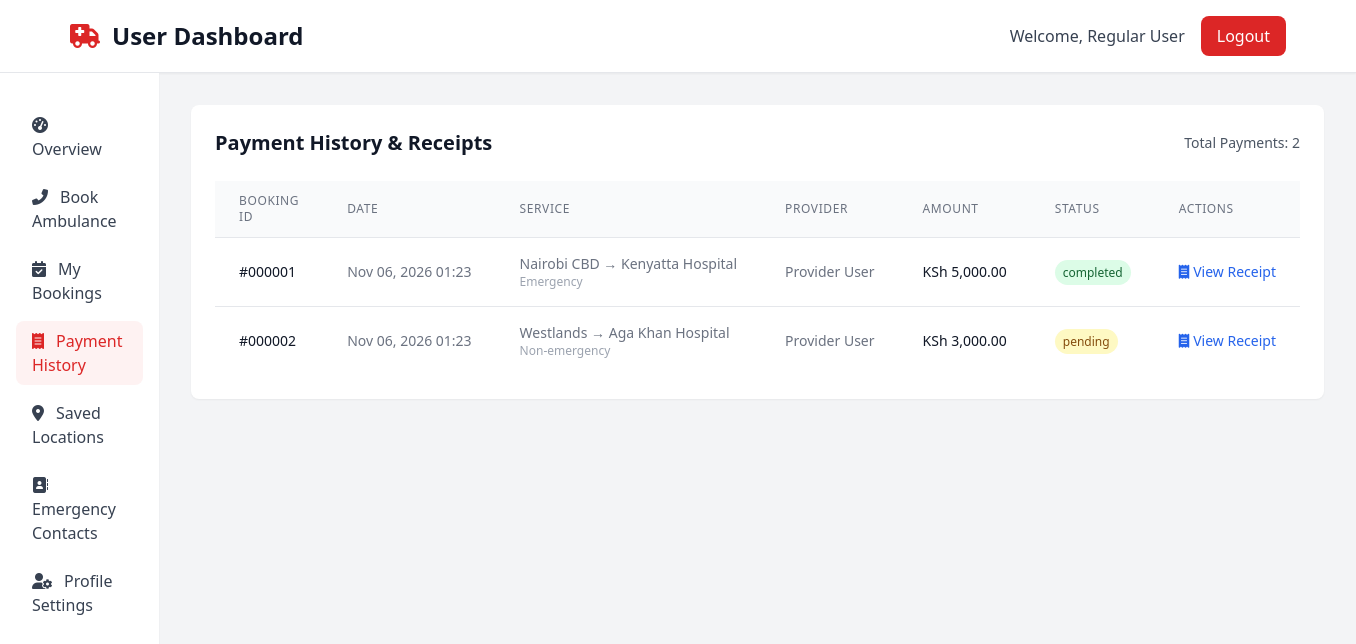
Page /user/payment-history.php (signed in) on the committed database.
### tables this page shows
CREATE TABLE IF NOT EXISTS bookings (
    id INT AUTO_INCREMENT PRIMARY KEY,
    user_id INT NOT NULL,
    ambulance_id INT,
    pickup_location VARCHAR(255) NOT NULL,
    destination VARCHAR(255) NOT NULL,
    booking_type ENUM('emergency', 'non-emergency') NOT NULL,
    status ENUM('pending', 'accepted', 'in_progress', 'completed', 'cancelled') DEFAULT 'pending',
    amount DECIMAL(10,2) DEFAULT 0.00,
    created_at TIMESTAMP DEFAULT CURRENT_TIMESTAMP,
    FOREIGN KEY (user_id) REFERENCES users(id) ON DELETE CASCADE,
    FOREIGN KEY (ambulance_id) REFERENCES ambulances(id) ON DELETE SET NULL
);

CREATE TABLE IF NOT EXISTS users (
    id INT AUTO_INCREMENT PRIMARY KEY,
    fullname VARCHAR(100) NOT NULL,
    email VARCHAR(100) NOT NULL UNIQUE,
    phone VARCHAR(20) NOT NULL,
    account_type ENUM('user', 'provider', 'admin') NOT NULL,
    password VARCHAR(255) NOT NULL,
    otp VARCHAR(6) DEFAULT NULL,
    otp_timestamp TIMESTAMP NULL,
    is_active BOOLEAN DEFAULT TRUE,
    email_verified BOOLEAN DEFAULT FALSE,
    is_approved BOOLEAN DEFAULT TRUE,
    rejection_reason TEXT NULL,
    created_at TIMESTAMP DEFAULT CURRENT_TIMESTAMP,
    updated_at TIMESTAMP DEFAULT CURRENT_TIMESTAMP ON UPDATE CURRENT_TIMESTAMP
);

### user/payment-history.php (the view, shortened to what this page needs)
<?php
include '../config.php';
$user_id = $_SESSION['user_id'];
$sql = "SELECT b.*, a.vehicle_number, p.fullname as provider_name FROM bookings b
        LEFT JOIN ambulances a ON b.ambulance_id = a.id
        LEFT JOIN users p ON a.provider_id = p.id
        WHERE b.user_id = ? AND b.amount > 0
        ORDER BY b.created_at DESC";
$stmt = $conn->prepare($sql);
$stmt->bind_param("i", $user_id);
$stmt->execute();
$payments = $stmt->get_result();
include '../includes/header.php';
include '../includes/sidebar.php';
?>
        <main class="flex-1 p-8">
            <section class="mb-8">
                <div class="bg-white rounded-lg shadow-sm p-6">
                    <div class="flex justify-between items-center mb-6">
                        <h2 class="text-xl font-semibold text-gray-900">Payment History & Receipts</h2>
                        <div class="text-sm text-gray-600">
                            Total Payments: <?php echo $payments->num_rows; ?>
                        </div>
                    </div>
                    <div class="overflow-x-auto">
                        <table class="min-w-full divide-y divide-gray-200">
                            <thead class="bg-gray-50">
                                <tr>
                                    <th class="px-6 py-3 text-left text-xs font-medium text-gray-500 uppercase tracking-wider">Booking ID</th>
                                    <th class="px-6 py-3 text-left text-xs font-medium text-gray-500 uppercase tracking-wider">Date</th>
                                    <th class="px-6 py-3 text-left text-xs font-medium text-gray-500 uppercase tracking-wider">Service</th>
                                    <th class="px-6 py-3 text-left text-xs font-medium text-gray-500 uppercase tracking-wider">Provider</th>
                                    <th class="px-6 py-3 text-left text-xs font-medium text-gray-500 uppercase tracking-wider">Amount</th>
                                    <th class="px-6 py-3 text-left text-xs font-medium text-gray-500 uppercase tracking-wider">Status</th>
                                    <th class="px-6 py-3 text-left text-xs font-medium text-gray-500 uppercase tracking-wider">Actions</th>
                                </tr>
                            </thead>
                            <tbody class="bg-white divide-y divide-gray-200">
                                <?php if ($payments->num_rows > 0): ?>
                                    <?php while ($payment = $payments->fetch_assoc()): ?>
                                    <tr>
                                        <td class="px-6 py-4 whitespace-nowrap text-sm font-medium text-gray-900">
                                            #<?php echo str_pad($payment['id'], 6, '0', STR_PAD_LEFT); ?>
                                        </td>
                                        <td class="px-6 py-4 whitespace-nowrap text-sm text-gray-500">
                                            <?php echo date('M d, Y H:i', strtotime($payment['created_at'])); ?>
                                        </td>
                                        <td class="px-6 py-4 whitespace-nowrap text-sm text-gray-500">
                                            <div>
                                                <p class="font-medium"><?php echo htmlspecialchars($payment['pickup_location']); ?> → <?php echo htmlspecialchars($payment['destination']); ?></p>
                                                <p class="text-xs text-gray-400"><?php echo ucfirst($payment['booking_type']); ?></p>
                                            </div>
                                        </td>
                                        <td class="px-6 py-4 whitespace-nowrap text-sm text-gray-500">
                                            <?php echo htmlspecialchars($payment['provider_name'] ?? 'Not assigned'); ?>
                                        </td>
                                        <td class="px-6 py-4 whitespace-nowrap text-sm font-medium text-gray-900">
                                            KSh <?php echo number_format($payment['amount'], 2); ?>
                                        </td>
                                        <td class="px-6 py-4 whitespace-nowrap text-sm text-gray-500">
                                            <span class="px-2 py-1 text-xs font-medium rounded-full
                                                <?php
                                                switch($payment['status']) {
                                                    case 'pending': echo 'bg-yellow-100 text-yellow-800'; break;
                                                    case 'completed': echo 'bg-green-100 text-green-800'; break;
                                                }
                                                ?>">
                                                <?php echo htmlspecialchars($payment['status']); ?>
                                            </span>
                                        </td>
                                        <td class="px-6 py-4 whitespace-nowrap text-sm text-gray-500">
                                            <button onclick="viewReceipt(<?php echo $payment['id']; ?>)" class="text-blue-600 hover:text-blue-900">
                                                <i class="fas fa-receipt mr-1"></i>View Receipt
                                            </button>
                                        </td>
                                    </tr>
                                    <?php endwhile; ?>
                                <?php else: ?>
                                    <tr>
                                        <td colspan="7" class="px-6 py-4 text-center text-gray-500">No payment history found</td>
                                    </tr>
                                <?php endif; ?>
                            </tbody>
                        </table>
                    </div>
                </div>
            </section>
        </main>
<?php include '../includes/footer.php'; ?>

### rows in the picture
bookings: id "000001", created_at "Nov 06, 2026 01:23", pickup_location "Nairobi CBD", destination "Kenyatta Hospital", booking_type "Emergency", users.fullname "Provider User", amount "5,000.00", status "completed"
bookings: id "000002", created_at "Nov 06, 2026 01:23", pickup_location "Westlands", destination "Aga Khan Hospital", booking_type "Non-emergency", users.fullname "Provider User", amount "3,000.00", status "pending"

### other values in the picture
$dashboard_type "User"
$_SESSION['fullname'] "Regular User"
$payments->num_rows "2"
